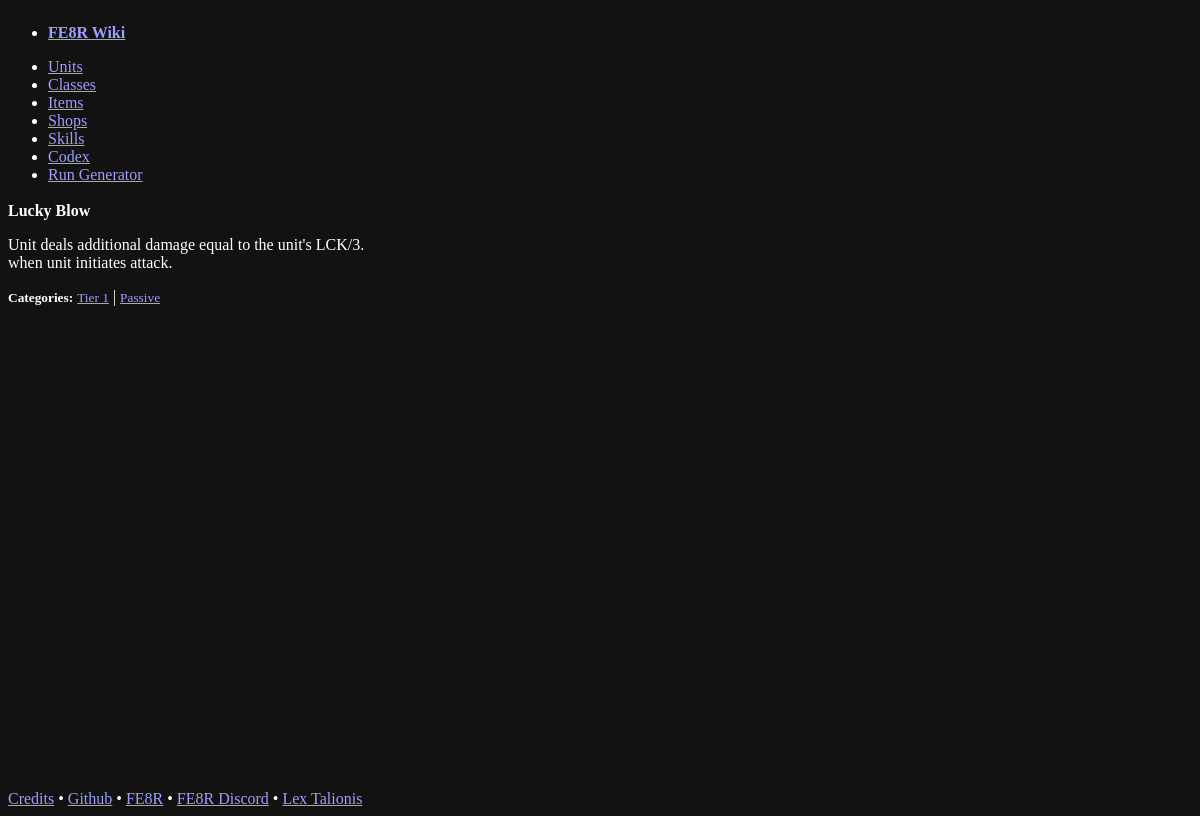
The page /skills/Lucky_Blow_T1 on the database as committed earlier.
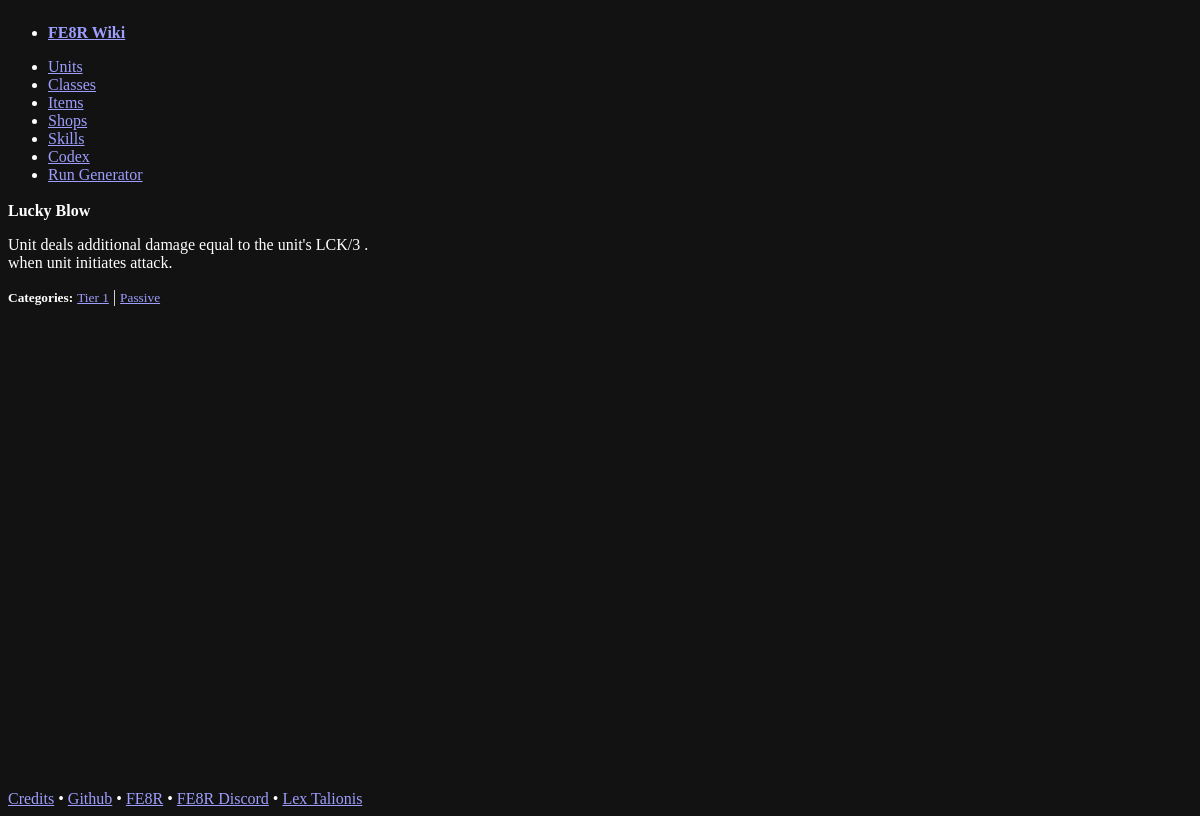
The same page on the database as committed later.
### app/models.py (models this page shows, shortened)
class Skill(db.Model):
    __tablename__ = "skills"
    nid: Mapped[str] = mapped_column(primary_key=True)
    name: Mapped[str]
    desc: Mapped[str]
    icon_class: Mapped[str]
    is_hidden: Mapped[bool]
    categories: Mapped[list["SkillCategory"]] = relationship(
        secondary=skill_category_assoc,
        back_populates="skills",
    )
    unit_associations: Mapped[list["UnitSkillAssociation"]] = relationship(
        back_populates="skill"
    )
    class_associations: Mapped[list["ClassSkillAssociation"]] = relationship(
        back_populates="skill"
    )

### app/blueprints/skills.py (the view)
@bp.route("/<string:fe_skill_nid>")
def get_fe_skill_sheet(fe_skill_nid="Frightening_Debuff") -> str:
    skill_data = db.get_or_404(Skill, fe_skill_nid)
    return render_template("skill_sheet.html.jinja2", skill_data=skill_data)

### app/templates/skill_sheet.html.jinja2 (shortened to what this page needs)
{% if not request.headers.hx_request %}
{% extends "layout.html.jinja2" %}
{% endif %}
{% block content %}
<article>
    <header>
        <strong>{{ skill_data.name }} <span class="{{ skill_data.icon_class }}"></span></strong>
    </header>
    <p>{{ skill_data.desc }}</p>
    {% if not request.headers.hx_request%}
    <footer>
        {% if skill_data.categories %}
        <strong><small>Categories:</small></strong>
        {% for skill_cat in skill_data.categories|sort(attribute='order_key')%}
        <a href="/skills?selectedCategory={{ skill_cat.nid }}"><small>{{ skill_cat.name }}</small></a>
        {% if not loop.last %}
        |
        {% else %}
        &nbsp;&nbsp;
        {% endif %}
        {% endfor %}
        {% endif %}
    </footer>
    {% endif %}
</article>
{% endblock content %}

Rows that differ between the two databases and show on the page:
changed Skill "Lucky Blow": desc "Unit deals additional damage equal to the unit's LCK/3. when unit initiates attack." → "Unit deals additional damage equal to the unit's LCK/3 . when unit initiates attack."
